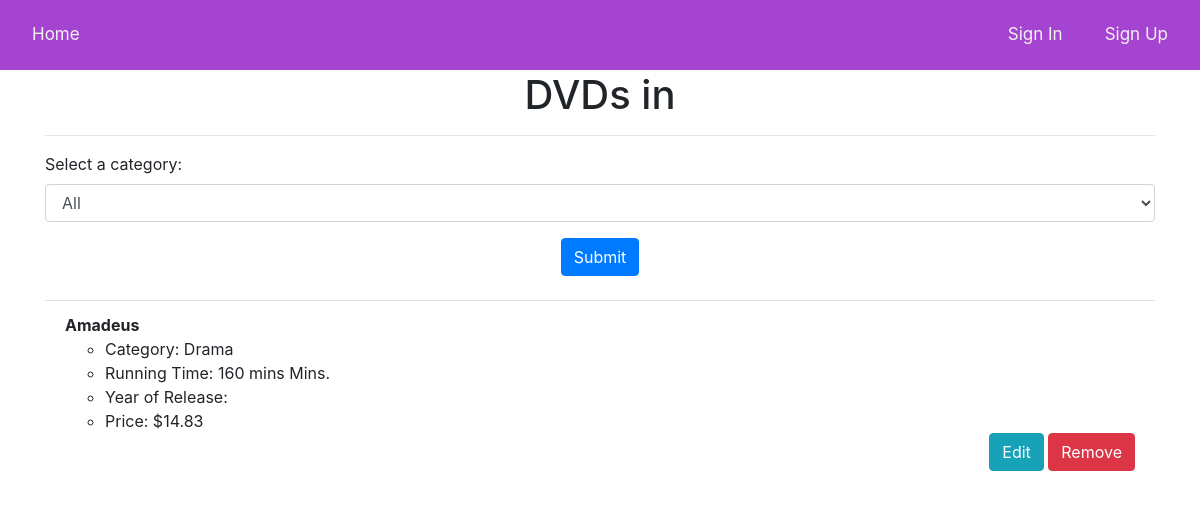
The page /view-by-category/Drama on the database its author committed.
### api/models.py (models this page shows)
class DVD(db.Model):
    id = db.Column(db.Integer, primary_key=True)
    title = db.Column(db.String(100), nullable=False)
    category = db.Column(db.String(50), nullable=False)
    running_time = db.Column(db.String(20), nullable=False)
    year = db.Column(db.Integer, nullable=False)
    price = db.Column(db.Float, nullable=False)
    __table_args__ = (
        CheckConstraint('id >= 1'),
        CheckConstraint('id <= 100'),
    )

### api/routes.py (the view)
@dvd.route('/view-by-category/<string:category>')
def view_by_category(category):
    dvds = DVD.query.filter_by(category=category).all()
    return render_template("view_by_category.html",user=current_user, dvds=dvds)

### api/templates/view_by_category.html (shortened to what this page needs)
{% extends "base.html" %}
{% block content %}
  <div class="container">
    <h1 align="center">DVDs in {{ category }}</h1>
    <hr>
    <form method="GET">
      <div class="form-group">
        <label for="category">Select a category:</label>
        <select class="form-control" id="category" name="category">
          <option value="All">All</option>
        </select>
      </div>
      <div align="center">
        <button type="submit" class="btn btn-primary">Submit</button>
      </div>
    </form>
    <br>
    <ul class="list-group list-group-flush" id="dvds">
      {% for dvd in dvds %}
        <li class="list-group-item">
          <strong>{{ dvd.title }}</strong>
          <ul>
            <li>Category: {{ dvd.category }}</li>
            <li>Running Time: {{ dvd.running_time }} Mins.</li>
            <li>Year of Release: {{ dvd.year_of_release }}</li>
            <li>Price: ${{ dvd.price }}</li>
          </ul>
          <div align="right">
            <a href="{{ url_for('dvd.edit_dvd', id=dvd.id) }}" class="btn btn-info">Edit</a>
            <a href="{{ url_for('dvd.remove_dvd', id=dvd.id) }}" class="btn btn-danger" onclick="return confirm('Are you sure you want to remove this DVD?')">Remove</a>
          </div>
        </li>
      {% endfor %}
    </ul>
  </div>
{% endblock %}

### rows shown on the page
DVD: title "Amadeus", category "Drama", running_time "160 mins", price "14.83"
